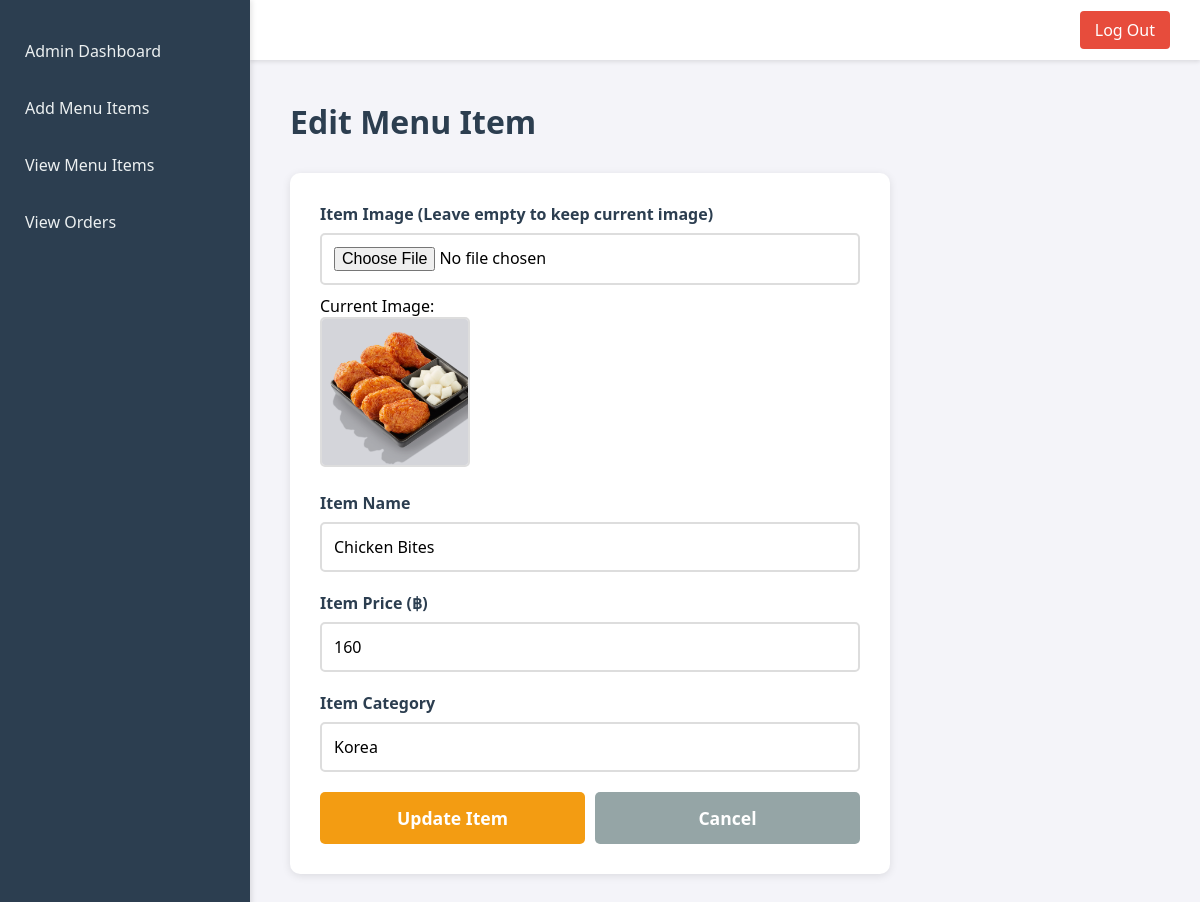
The page /admin/edit_item.php?edit_id=1 (signed in) on the database its author committed.
### tables this page shows
CREATE TABLE `menu_items` (
  `id` int(11) NOT NULL,
  `name` varchar(255) NOT NULL,
  `price` float NOT NULL,
  `category` varchar(100) NOT NULL,
  `image` varchar(255) NOT NULL
);

### admin/edit_item.php (the view, shortened to what this page needs)
<?php
include "../db.php";
if(isset($_SESSION['user_id'])){
    if($_SESSION['user_type'] == "admin"){
        if(isset($_GET['edit_id'])){
            $edit_id = $_GET['edit_id'];
            $sql = "SELECT * FROM menu_items WHERE id='$edit_id'";
            $result = mysqli_query($conn, $sql);
            $item = mysqli_fetch_assoc($result);
        }
    }
}
else{
    header("Location: ../login.php");
    exit();
}
?>
<!DOCTYPE html>
<html lang="en">
<head>
</head>
<body>
    <div class="header">
        <a href="../logout.php">Log Out</a>
    </div>
    <div class="sidebar">
        <a href="admin_dashboard.php">Admin Dashboard</a>
        <a href="add_items.php">Add Menu Items</a>
        <a href="view_items.php">View Menu Items</a>
        <a href="view_order_items.php">View Orders</a>
    </div>
    <div class="main">
        <h2>Edit Menu Item</h2>
        <div class="form-container">
            <form action="edit_item.php" method="post" enctype="multipart/form-data">
                <div class="form-group">
                    <label for="image">Item Image (Leave empty to keep current image)</label>
                    <input type="file" id="image" name="image" accept="image/*">
                    <div class="current-image">
                        <p>Current Image:</p>
                        <img src="../image/<?php echo $item['image']; ?>" alt="Current Image">
                    </div>
                </div>
                <div class="form-group">
                    <label for="name">Item Name</label>
                    <input type="text" id="name" name="name" value="<?php echo htmlspecialchars($item['name']); ?>" required>
                </div>
                <div class="form-group">
                    <label for="price">Item Price (฿)</label>
                    <input type="number" id="price" name="price" step="0.01" value="<?php echo $item['price']; ?>" required>
                </div>
                <div class="form-group">
                    <label for="category">Item Category</label>
                    <input type="text" id="category" name="category" value="<?php echo htmlspecialchars($item['category']); ?>" required>
                </div>
                <div class="button-group">
                    <button type="submit" name="update" class="update-btn">Update Item</button>
                    <a href="view_items.php" class="cancel-btn">Cancel</a>
                </div>
            </form>
        </div>
    </div>
</body>
</html>

### admin/edit_item.php (style rules this page uses)
* { padding: 0; margin: 0; box-sizing: border-box; font-family: 'Segoe UI', Tahoma, Geneva, Verdana, sans-serif; }
body { background-color: #f4f4f9; }
.header { padding: 15px 30px; background-color: #ffffff; color: #333; margin-left: 250px; box-shadow: 0 2px 4px rgba(0, 0, 0, 0.1); display: flex; justify-content: flex-end; align-items: center; height: 60px; }
.header a { text-decoration: none; color: white; padding: 8px 15px; background: #e74c3c; border-radius: 4px; transition: background 0.3s; }
.sidebar { background-color: #2c3e50; color: #ecf0f1; position: fixed; top: 0; height: 100%; width: 250px; padding-top: 20px; box-shadow: 2px 0 5px rgba(0, 0, 0, 0.1); }
.sidebar a { text-decoration: none; display: block; padding: 15px 20px; margin: 5px 0; color: #ecf0f1; transition: background-color 0.3s, color 0.3s; border-left: 5px solid transparent; }
.main { margin-left: 250px; padding: 40px; }
.main h2 { color: #2c3e50; margin-bottom: 30px; font-size: 2em; }
.form-container { background-color: white; padding: 30px; border-radius: 10px; box-shadow: 0 2px 8px rgba(0, 0, 0, 0.1); max-width: 600px; }
.form-group { margin-bottom: 20px; }
.form-group label { display: block; color: #2c3e50; font-weight: 600; margin-bottom: 8px; }
.form-group input, .form-group select { width: 100%; padding: 12px; border: 2px solid #ddd; border-radius: 5px; font-size: 1em; transition: border-color 0.3s; }
.current-image { margin-top: 10px; }
.current-image img { width: 150px; height: 150px; object-fit: cover; border-radius: 5px; border: 2px solid #ddd; }
.button-group { display: flex; gap: 10px; }
.update-btn, .cancel-btn { flex: 1; padding: 14px; border: none; border-radius: 5px; font-size: 1.1em; font-weight: 600; cursor: pointer; transition: background-color 0.3s; }
.update-btn { background-color: #f39c12; color: white; }
.cancel-btn { background-color: #95a5a6; color: white; text-decoration: none; display: flex; align-items: center; justify-content: center; }

### rows shown on the page
menu_items: image (picture), name "Chicken Bites", price "160", category "Korea"
